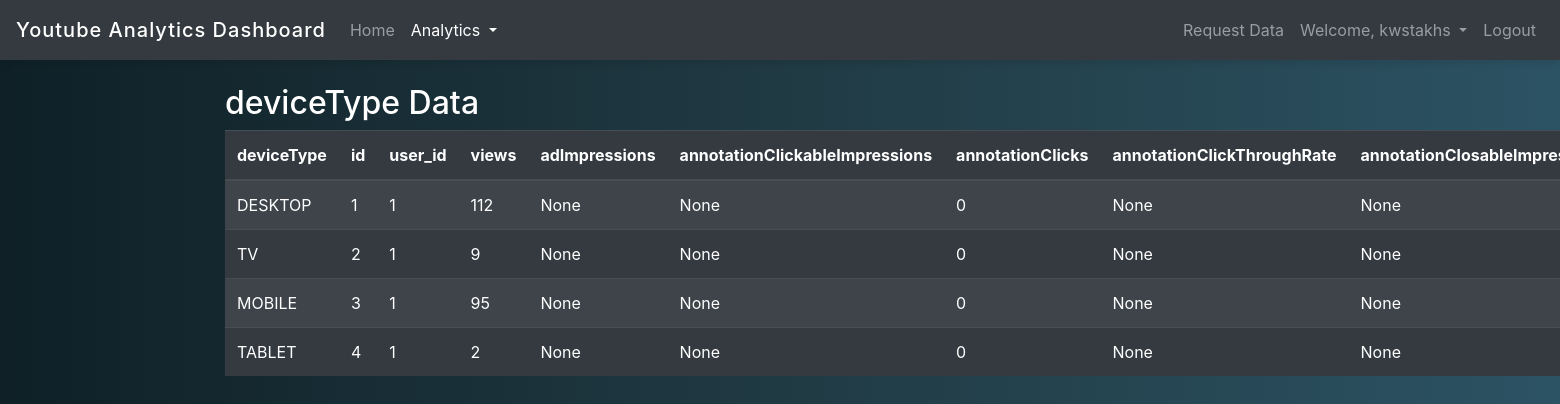
Page /analytics/deviceType (signed in) on the committed database.
### app/models.py (models this page shows, shortened)
class User(db.Model, UserMixin):
    __tablename__ = 'user'
    id = db.Column(db.Integer(), primary_key=True)
    username = db.Column(db.String(length=30), nullable=False, unique=True)
    email_address = db.Column(db.String(length=50), nullable=False, unique=True)
    password_hash = db.Column(db.String(length=60), nullable=False)
    google_credentials = db.Column(db.JSON, nullable=True)
    @property
    def password(self):
        return self.password

class BaseDimension(db.Model):
    __abstract__ = True
    id = db.Column(db.Integer(), primary_key=True)
    user_id = db.Column(db.Integer(), db.ForeignKey('user.id'), nullable=False)
    @declared_attr
    def user(cls):
        return db.relationship('User', backref=db.backref(cls.__tablename__, lazy=True))
    views = db.Column(db.Integer(), nullable=True)
    adImpressions = db.Column(db.Integer(), nullable=True)
    annotationClickableImpressions = db.Column(db.Integer(), nullable=True)
    annotationClicks = db.Column(db.Integer(), nullable=True)
    annotationClickThroughRate = db.Column(db.Float(), nullable=True)
    annotationClosableImpressions = db.Column(db.Integer(), nullable=True)
    annotationCloses = db.Column(db.Integer(), nullable=True)
    annotationCloseRate = db.Column(db.Float(), nullable=True)
    annotationImpressions = db.Column(db.Integer(), nullable=True)
    audienceWatchRatio = db.Column(db.Float(), nullable=True)
    averageViewDuration = db.Column(db.Float(), nullable=True)
    averageViewPercentage = db.Column(db.Float(), nullable=True)
    cardClickRate = db.Column(db.Float(), nullable=True)
    cardClicks = db.Column(db.Integer(), nullable=True)
    cardImpressions = db.Column(db.Integer(), nullable=True)
    cardTeaserClickRate = db.Column(db.Float(), nullable=True)
    cardTeaserClicks = db.Column(db.Integer(), nullable=True)
    cardTeaserImpressions = db.Column(db.Integer(), nullable=True)
    comments = db.Column(db.Integer(), nullable=True)
    cpm = db.Column(db.Float(), nullable=True)
    dislikes = db.Column(db.Integer(), nullable=True)
    estimatedMinutesWatched = db.Column(db.Integer(), nullable=True)
    likes = db.Column(db.Integer(), nullable=True)
    playbackBasedCpm = db.Column(db.Float(), nullable=True)
    playlistStarts = db.Column(db.Integer(), nullable=True)
    savesAdded = db.Column(db.Integer(), nullable=True)
    savesRemoved = db.Column(db.Integer(), nullable=True)
    shares = db.Column(db.Integer(), nullable=True)
    subscribersGained = db.Column(db.Integer(), nullable=True)
    subscribersLost = db.Column(db.Integer(), nullable=True)
    videosAddedToPlaylists = db.Column(db.Integer(), nullable=True)
    videosRemovedFromPlaylists = db.Column(db.Integer(), nullable=True)
    viewerPercentage = db.Column(db.Float(), nullable=True)

class DeviceType(BaseDimension):
    __tablename__ = 'deviceType'
    deviceType = db.Column(db.String(length=50), nullable=True)

### app/routes.py (the view)
@app.route('/analytics/<table_name>')
@login_required
def analytics_table_page(table_name):
    tables_data = {}
    model_class = {
        'deviceType': DeviceType,
        'day': Day,
        'gender': Gender,
        'month': Month,
        'sharingService': SharingService,
        'uploaderType': UploaderType,
        'video': Video
    }.get(table_name)
    if model_class is None:
        flash(f'Table {table_name} does not exist in the database.', 'danger')
        return redirect(url_for('home_page'))
    try:
        items = db.session.query(model_class).filter_by(user_id=current_user.id).all()
        tables_data[table_name] = {
            "rows": items,
            "columns": [column.name for column in model_class.__table__.columns]
        }
    except Exception as e:
        flash(f'Error retrieving data: {str(e)}', 'danger')
        return redirect(url_for('home_page'))
    return render_template('analytics_page.html', tables_data=tables_data, getattr=getattr)

### app/models.py (called while the page is built)
@login_manager.user_loader
def load_user(user_id):
    return User.query.get(int(user_id))

### app/templates/analytics_page.html (shortened to what this page needs)
{% extends 'base.html' %}
{% block content %}
    <div class="container mt-4">
        {% for table_name, table_data in tables_data.items() %}
            <h2>{{ table_name }} Data</h2>
            <table class="table table-dark table-striped">
                <thead>
                    <tr>
                        {% for column in table_data.columns %}
                            <th>{{ column }}</th>
                        {% endfor %}
                    </tr>
                </thead>
                <tbody>
                    {% for item in table_data.rows %}
                        <tr>
                            {% for column in table_data.columns %}
                                <td>{{ getattr(item, column) }}</td>
                            {% endfor %}
                        </tr>
                    {% endfor %}
                </tbody>
            </table>
        {% endfor %}
    </div>
{% endblock %}

### app/templates/base.html (shortened to what this page needs)
<!doctype html>
<html lang="en">
<head>
    <link rel="stylesheet" href="https://cdn.jsdelivr.net/npm/bootstrap@4.5.3/dist/css/bootstrap.min.css">
</head>
<body>
    <nav class="navbar navbar-expand-md navbar-dark bg-dark">
        <a class="navbar-brand" href="{{ url_for('home_page') }}">Youtube Analytics Dashboard</a>
        <div class="collapse navbar-collapse" id="navbarNav">
            <ul class="navbar-nav mr-auto">
                <li class="nav-item">
                    <a class="nav-link {% if request.endpoint == 'home_page' %}active{% endif %}" href="{{ url_for('home_page') }}">Home</a>
                </li>
                <li class="nav-item dropdown">
                    <a class="nav-link dropdown-toggle {% if request.endpoint == 'analytics_table_page' %}active{% endif %}" href="#" id="analyticsDropdown" role="button" data-toggle="dropdown" aria-haspopup="true" aria-expanded="false">
                        Analytics
                    </a>
                </li>
            </ul>
            {% if current_user.is_authenticated %}
            <ul class="navbar-nav">
                <li class="nav-item">
                    <a class="nav-link" href="{{ url_for('request_data') }}">Request Data</a>
                </li>
                <li class="nav-item dropdown">
                    <a class="nav-link dropdown-toggle" href="#" id="userDropdown" role="button" data-toggle="dropdown" aria-haspopup="true" aria-expanded="false">
                        Welcome, {{ current_user.username }}
                    </a>
                </li>
                <li class="nav-item">
                    <a class="nav-link" href="{{ url_for('logout_page') }}">Logout</a>
                </li>
            </ul>
            {% endif %}
        </div>
    </nav>
    {% block content %}
    {% endblock %}
</body>
</html>

### rows in the picture
User: username "kwstakhs"
DeviceType: deviceType "DESKTOP" "1" "1" "112" "None" "None" "0" "None" "None"
DeviceType: deviceType "TV" "2" "1" "9" "None" "None" "0" "None" "None"
DeviceType: deviceType "MOBILE" "3" "1" "95" "None" "None" "0" "None" "None"
DeviceType: deviceType "TABLET" "4" "1" "2" "None" "None" "0" "None" "None"

### other values in the picture
{{ table_name }} "deviceType"
{{ column }} "deviceType" "id" "user_id" "views" "adImpressions" "annotationClickableImpressions" "annotationClicks" "annotationClickThroughRate"
